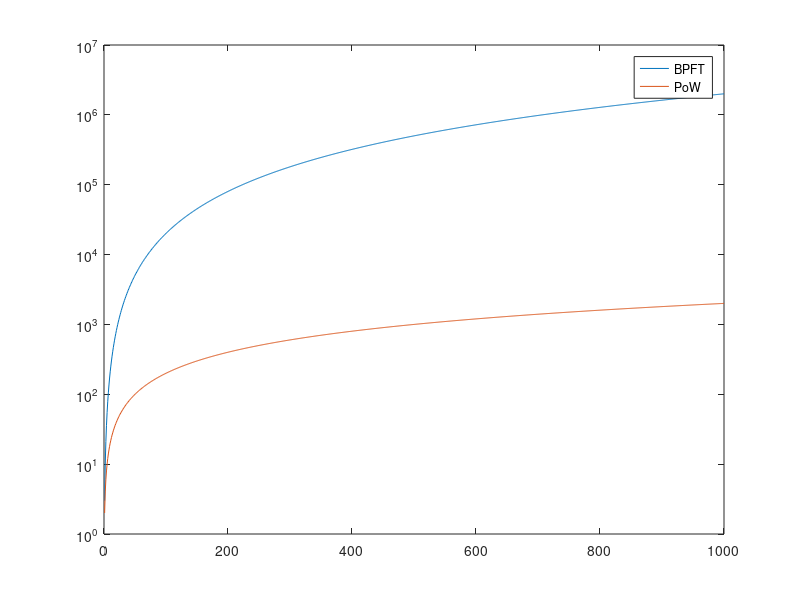

The MATLAB source for this figure:
clear all;
close all;

x = 0:1:1000;
y = 2*x.^2 + x;
g=2*x;

plot(x,y,x,g), legend ('BPFT', 'PoW')
set(gca, 'YScale', 'log')